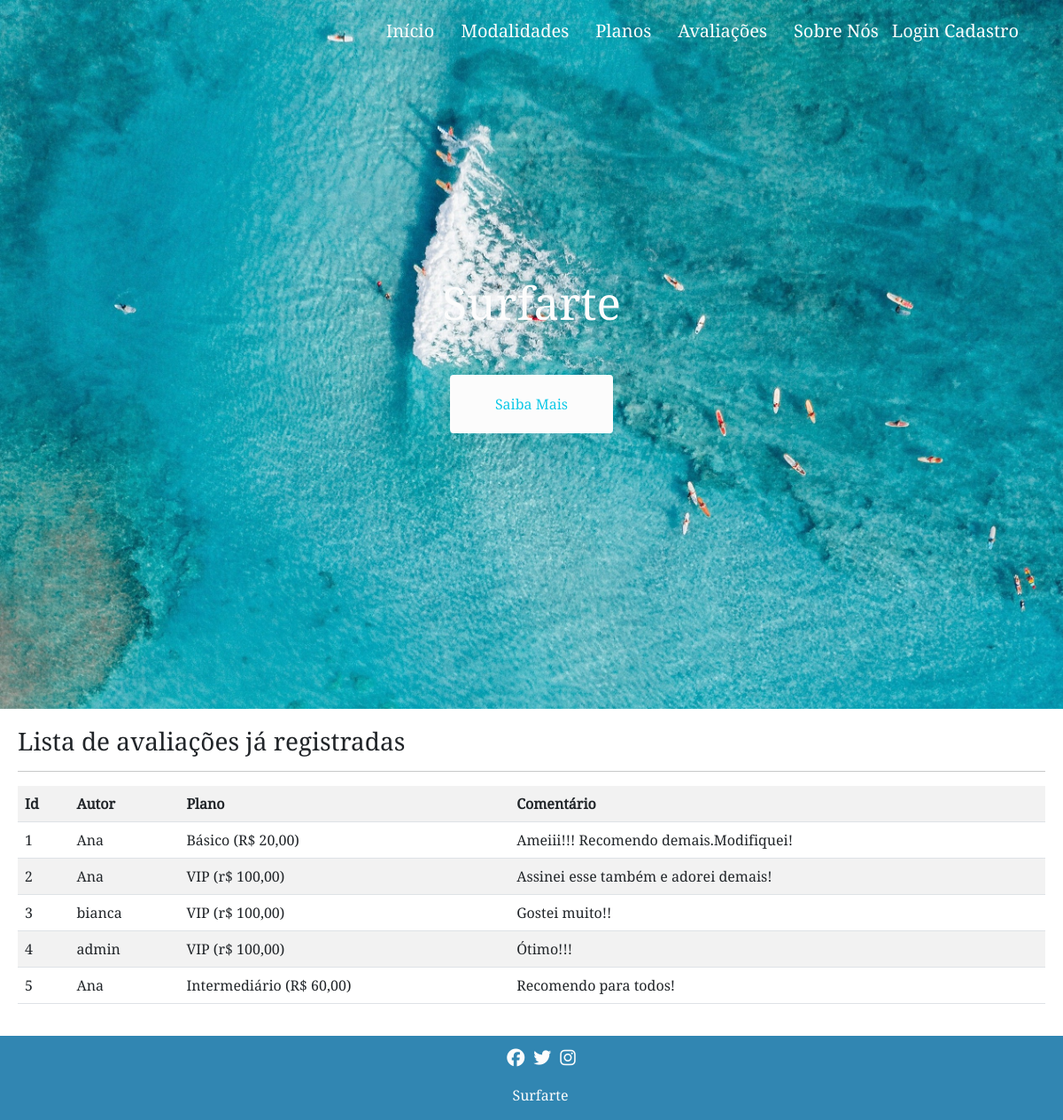
The app's page /exibir/avaliacao/ with its own data.
### cadastros/models.py (models this page shows, shortened)
class Avaliacao(models.Model):
    autor = models.ForeignKey(User, on_delete=models.PROTECT, null=True)
    plano = models.ForeignKey(Plano, on_delete=models.PROTECT)
    comentario = models.TextField(verbose_name='Comentário')

class Plano(models.Model):
    MANHA = 'MANHÃ'
    TARDE = 'TARDE'
    NOITE = 'NOITE'
    FLEXIVEL = 'FLEXÍVEL'
    momento = [(MANHA, 'MANHÃ'), (TARDE, 'TARDE'), (NOITE, 'NOITE'), (FLEXIVEL, 'FLEXÍVEL') ]
    nome = models.CharField(max_length=50)
    preco = models.CharField(verbose_name="Preço", max_length=100)
    dias = models.IntegerField(verbose_name="Quantidade de dias na semana")
    horario = models.CharField(
        max_length=10,
        choices=momento,
        verbose_name='Horário'
    )
    detalhes = models.CharField(max_length=100, null=True, blank=True)
    def __str__(self):
        return "{} ({})".format(self.nome, self.preco)

### cadastros/views.py (the view)
# urls.py: path('exibir/avaliacao/', AvaliacaoList.as_view(), name='exibir-avaliacao'),
class AvaliacaoList(ListView):
    model = Avaliacao
    template_name = 'cadastros/listas/avaliacao.html'

### cadastros/templates/cadastros/listas/avaliacao.html (shortened to what this page needs)
{% extends 'modelo.html' %}
{% load static %}
{% block main %}
<link rel="stylesheet" type="text/css" href="{% static 'css/estilo_listas.css' %}">
<main>
    <h3>Lista de avaliações já registradas</h3>
    <hr>
    <div class="table-responsive">
        <table class="table table-striped">
            <tr>
                <th>Id</th>
                <th>Autor</th>
                <th>Plano</th>
                <th>Comentário</th>
            </tr>
            {% for avaliacao in object_list %}
            <tr>
                <td>{{ avaliacao.pk }}</td>
                <td>{{ avaliacao.autor }}</td>
                <td>{{ avaliacao.plano }}</td>
                <td>{{ avaliacao.comentario }}</td>
            </tr>
            {% empty %}
            <tr>
                <td colspan="5">Nenhum campo registrado!</td>
            </tr>
            {% endfor %}
        </table>
    </div>
</main>
{% endblock %}

### static/css/estilo.css (style rules this page uses)
* { margin: 0; font-size: 100%; padding: 0; box-sizing: border-box;font-family: 'NotoS'; }

### static/css/estilo_listas.css (style rules this page uses)
main { margin: 20px; }

### records on screen
Avaliacao: pk "1", autor "Ana", plano "Básico (R$ 20,00)", comentario "Ameiii!!! Recomendo demais.Modifiquei!"
Avaliacao: pk "2", autor "Ana", plano "VIP (r$ 100,00)", comentario "Assinei esse também e adorei demais!"
Avaliacao: pk "3", autor "bianca", plano "VIP (r$ 100,00)", comentario "Gostei muito!!"
Avaliacao: pk "4", autor "admin", plano "VIP (r$ 100,00)", comentario "Ótimo!!!"
Avaliacao: pk "5", autor "Ana", plano "Intermediário (R$ 60,00)", comentario "Recomendo para todos!"
